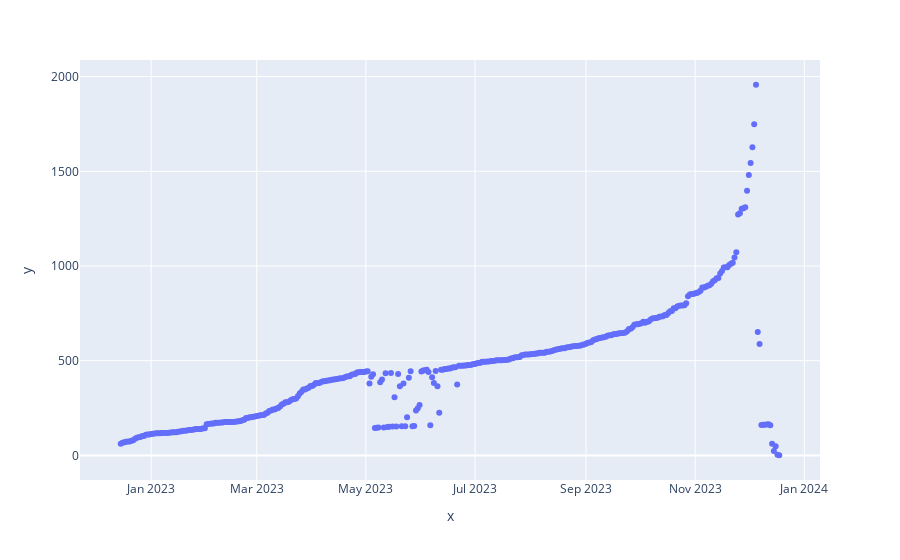

The notebook cell saved with this chart:
### Markdown cell above
# Data analysis

### Code cell
import plotly.express as px
viable_listings = listings.query("sold_date.notna()").copy()
px.scatter(x=viable_listings.sold_date.unique(), y=viable_listings.sold_date.value_counts())

### Figure 1 — Plotly figure (JSON) as saved in the notebook; plotly's stock layout.template omitted (floating-point values rounded to 4 significant figures; data arrays with more than 128 entries replaced by an {"elided": "..."} marker saying what was removed)
{"data": [{"hovertemplate": "x=%{x}<br>y=%{y}<extra></extra>", "legendgroup": "", "marker": {"color": "#636efa", "symbol": "circle"}, "mode": "markers", "name": "", "orientation": "v", "showlegend": false, "type": "scatter", "x": {"elided": "369 str values"}, "xaxis": "x", "y": {"elided": "369 int values"}, "yaxis": "y"}], "layout": {"legend": {"tracegroupgap": 0}, "margin": {"t": 60}, "xaxis": {"anchor": "y", "domain": [0, 1], "title": {"text": "x"}}, "yaxis": {"anchor": "x", "domain": [0, 1], "title": {"text": "y"}}}}
